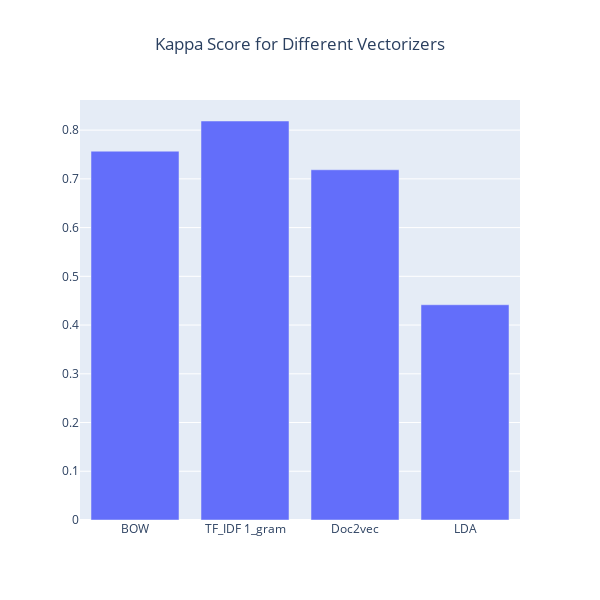

Notebook code cell kept with this figure:
### Code cell
fig = go.Figure()
obj = go.Bar(x = list(kappa_for_each_transformation.keys()), y = list(kappa_for_each_transformation.values()))
fig.add_trace(obj)
fig.update_layout(title={'text':'Kappa Score for Different Vectorizers','x':0.5},height=600,width=600)
fig.show()

### Figure 1 — Plotly figure (JSON) as saved in the notebook; plotly's stock layout.template omitted (floating-point values rounded to 4 significant figures)
{"data": [{"type": "bar", "x": ["BOW", "TF_IDF 1_gram", "Doc2vec", "LDA"], "y": [0.7568, 0.8187, 0.7186, 0.4416]}], "layout": {"height": 600, "title": {"text": "Kappa Score for Different Vectorizers", "x": 0.5}, "width": 600}}
